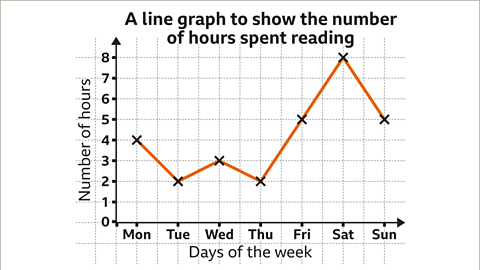
#> input picture images/graph0.png, 480 x 270 px, given in place of graph0.png.png, which was not available
$ python main.py images/graph0.png   (older library calls are emulated)
#> lines starting #> are read from the running program, lines starting #| are printed output that depends on the picture; after the words box and inside, x2 and y2 are one past the last pixel; in counts of white or black regions, pixels touching at a corner belong together; pictures that were not available may be replaced by others from this repository, and a replacement may not be noted
### preprocess.py
import cv2
import numpy as np

def preprocess_image(image_path):
    image = cv2.imread(image_path)
    gray = cv2.cvtColor(image, cv2.COLOR_BGR2GRAY)

    gradient_variation = compute_gradient_variation(gray)
    if (gradient_variation > 200):
        blurred = cv2.GaussianBlur(gray, (3, 3), 0)
    elif (gradient_variation > 100):
        blurred = cv2.bilateralFilter(gray, 19, 75, 75)
    else:
        blurred = gray

    edges = cv2.Canny(blurred, 100, 150)
    return image, edges

def compute_gradient_variation(gray):
    # Compute Sobel gradients in X and Y directions
    Gx = cv2.Sobel(gray, cv2.CV_64F, 1, 0, ksize=3)
    Gy = cv2.Sobel(gray, cv2.CV_64F, 0, 1, ksize=3)

    # Compute gradient magnitude and std
    gradient_magnitude = np.sqrt(Gx**2 + Gy**2)
    gradient_std = np.std(gradient_magnitude)

    return gradient_std

### axisDetection.py
import cv2
import numpy as np

def detect_axes(edges, original_image):
    lines = cv2.HoughLinesP(image=edges, rho=1, theta=np.pi / 180, threshold=100, minLineLength=150, maxLineGap=10)

    if lines is not None:
        lines = remove_full_image_lines(lines, original_image.shape)
        horizontal_lines, vertical_lines = filter_lines_using_slope(lines)
        horizontal_lines, vertical_lines = filter_border_lines(horizontal_lines, vertical_lines, original_image.shape)
        x_axis, y_axis = get_axes(horizontal_lines, vertical_lines)
        origin = find_intersection(x_axis, y_axis)
        draw_axes_and_origin(original_image, x_axis, y_axis, origin)

    return original_image

def remove_full_image_lines(lines, image_shape):
    height, width = image_shape[:2]
    filtered_lines = []

    for line in lines:
        x1, y1, x2, y2 = line[0]

        # Ignore horizontal lines spanning the full width
        if not (x1 == 0 and x2 == width - 1):
            # Ignore vertical lines spanning the full height
            if not (y1 == 0 and y2 == height - 1):
                filtered_lines.append(line)

    return filtered_lines

def filter_lines_using_slope(lines):
    horizontal_lines = []
    vertical_lines = []

    for line in lines:
        x1, y1, x2, y2 = line[0]
        slope = (y2 - y1) / (x2 - x1) if x2 - x1 != 0 else float('inf')

        if abs(slope) < 0.1:
            horizontal_lines.append(line[0])
        elif abs(slope) > 10:
            vertical_lines.append(line[0])

    return horizontal_lines, vertical_lines

def filter_border_lines(horizontal_lines, vertical_lines, image_shape, border_threshold=10):
    height, width = image_shape[:2]
    filtered_horizontal_lines = []
    filtered_vertical_lines = []

    for line in horizontal_lines:
        x1, y1, x2, y2 = line
        if (
            y1 > border_threshold and y2 > border_threshold and  # Not near top
            y1 < height - border_threshold and y2 < height - border_threshold  # Not near bottom
        ):
            filtered_horizontal_lines.append(line)

    for line in vertical_lines:
        x1, y1, x2, y2 = line
        if (
            x1 > border_threshold and x2 > border_threshold and  # Not near left
            x1 < width - border_threshold and x2 < width - border_threshold  # Not near right
        ):
            filtered_vertical_lines.append(line)

    return filtered_horizontal_lines, filtered_vertical_lines

def get_axes(horizontal_lines, vertical_lines):
    x_axis, y_axis = None, None
    if horizontal_lines:
        x_axis = max(horizontal_lines, key=lambda line: line[2] - line[0])
    if vertical_lines:
        y_axis = max(vertical_lines, key=lambda line: line[3] - line[1])

    return x_axis, y_axis

def find_intersection(x_axis, y_axis):
    if x_axis is None or y_axis is None:
        return None

    x1, y1, x2, y2 = x_axis
    x3, y3, x4, y4 = y_axis

    # Solve system of equations for line intersection
    denominator = (x1 - x2) * (y3 - y4) - (y1 - y2) * (x3 - x4)

    # Calculate intersection point
    px = ((x1 * y2 - y1 * x2) * (x3 - x4) - (x1 - x2) * (x3 * y4 - y3 * x4)) / denominator
    py = ((x1 * y2 - y1 * x2) * (y3 - y4) - (y1 - y2) * (x3 * y4 - y3 * x4)) / denominator

    return int(px), int(py)

def draw_axes_and_origin(original_image, x_axis, y_axis, origin):
    if x_axis is not None:
        cv2.line(original_image, (x_axis[0], x_axis[1]), (x_axis[2], x_axis[3]), (0, 255, 0), 2)
    if y_axis is not None:
        cv2.line(original_image, (y_axis[0], y_axis[1]), (y_axis[2], y_axis[3]), (0, 255, 0), 2)
    if origin is not None:
        cv2.circle(original_image, origin, 5, (0, 0, 255), -1)
        cv2.putText(original_image, "Origin", (origin[0] + 5, origin[1] - 5), cv2.FONT_HERSHEY_SIMPLEX, 1, (0, 0, 255), 2)

### displayImages.py
import matplotlib.pyplot as plt
import cv2

def displayImage(original_image, preprocessed_image, axes_image):
    plt.figure(figsize=(20, 10))

    plt.subplot(2, 2, 1)
    plt.title("Original Image")
    plt.imshow(cv2.cvtColor(original_image, cv2.COLOR_BGR2RGB))
    plt.axis("off")

    plt.subplot(2, 2, 2)
    plt.title("Preprocessed Image")
    plt.imshow(preprocessed_image, cmap="gray")
    plt.axis("off")

    plt.subplot(2, 2, 3)
    plt.title("Detected Axes")
    plt.imshow(cv2.cvtColor(axes_image, cv2.COLOR_BGR2RGB))
    plt.axis("off")

    plt.show()

### main.py
import sys

from preprocess import preprocess_image
from axisDetection import detect_axes
from displayImages import displayImage

def main(image_path):
    # Step 1: Preprocess the image
    original_image, preprocessed_image = preprocess_image(image_path)
#> in preprocess_image, image is the input picture: shape (270, 480, 3); mean B, G, R 240.2, 240.9, 242.1
#> in compute_gradient_variation, `Gx = cv2.Sobel(gray, cv2.CV_64F, 1, 0, ksize=3)`:
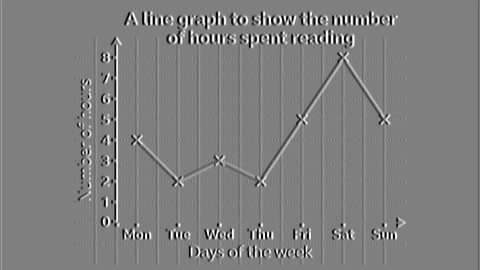
#> Gx: shape (270, 480) float64; min -1020, max 1020, mean 0; drawn with min black and max white
#> in compute_gradient_variation, `Gy = cv2.Sobel(gray, cv2.CV_64F, 0, 1, ksize=3)`:
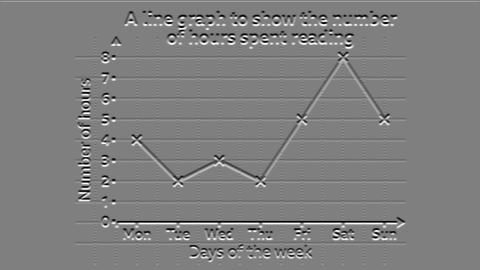
#> Gy: shape (270, 480) float64; min -1020, max 1020, mean 1; drawn with min black and max white
#> in compute_gradient_variation, `gradient_magnitude = np.sqrt(Gx**2 + Gy**2)`:
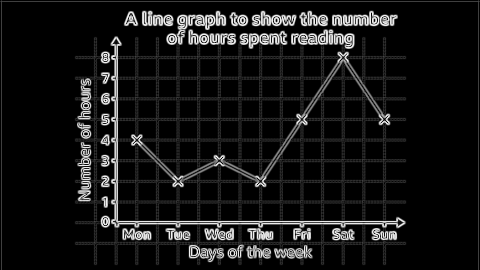
#> gradient_magnitude: shape (270, 480) float64; min 0, max 1077.9, mean 91.9; drawn with min black and max white
#> in compute_gradient_variation, `gradient_std = np.std(gradient_magnitude)`: gradient_std = 218.2
#> in preprocess_image, `blurred = cv2.GaussianBlur(gray, (3, 3), 0)`:
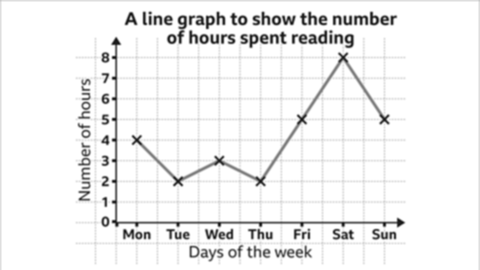
#> blurred: shape (270, 480); min 18, max 255, mean 241.3
#> in preprocess_image, `edges = cv2.Canny(blurred, 100, 150)`:
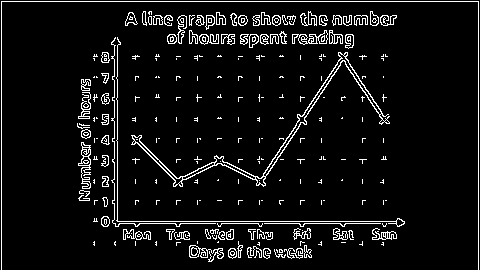
#> edges: shape (270, 480); 6.5% white in thin lines or dots

    # Step 2: Detect axes
    axes_image = detect_axes(preprocessed_image, original_image.copy())
#> in detect_axes, `lines = cv2.HoughLinesP(image=edges, rho=1, theta=np.pi / 180, thresho..`: lines = 13 rows, first 6: [1, 1, 478, 1], [1, 269, 1, 2], [93, 221, 404, 221], [478, 269, 478, 2], [101, 223, 404, 223], [117, 226, 117, 37]
#> the loop in remove_full_image_lines, `for line in lines:` made 13 passes
#> (x1, y1, x2, y2) on passes 1 to 12: (1, 1, 478, 1), (1, 269, 1, 2), (93, 221, 404, 221), (478, 269, 478, 2), (101, 223, 404, 223), (117, 226, 117, 37), (114, 219, 114, 38), (127, 18, 395, 18), (125, 24, 393, 24), (128, 15, 396, 15), (169, 34, 352, 34), (168, 43, 353, 43)
#> after the loop in remove_full_image_lines, `for line in lines:`: filtered_lines = 13 items, first 6: [[1, 1, 478, 1]], [[1, 269, 1, 2]], [[93, 221, 404, 221]], [[478, 269, 478, 2]], [[101, 223, 404, 223]], [[117, 226, 117, 37]]
#> in detect_axes, `lines = remove_full_image_lines(lines, original_image.shape)`: lines has the same summary as filtered_lines in remove_full_image_lines
#> the loop in filter_lines_using_slope, `for line in lines:` made 13 passes
#> (x1, y1, x2, y2, slope) on passes 1 to 12: (1, 1, 478, 1, 0), (1, 269, 1, 2, inf), (93, 221, 404, 221, 0), (478, 269, 478, 2, inf), (101, 223, 404, 223, 0), (117, 226, 117, 37, inf), (114, 219, 114, 38, inf), (127, 18, 395, 18, 0), (125, 24, 393, 24, 0), (128, 15, 396, 15, 0), (169, 34, 352, 34, 0), (168, 43, 353, 43, 0)
#> after the loop in filter_lines_using_slope, `for line in lines:`: horizontal_lines = [[1, 1, 478, 1], [93, 221, 404, 221], [101, 223, 404, 223], [127, 18, 395, 18], [125, 24, 393, 24], [128, 15, 396, 15], [169, 34, 352, 34], [168, 43, 353, 43], [125, 22, 393, 22]]; vertical_lines = [[1, 269, 1, 2], [478, 269, 478, 2], [117, 226, 117, 37], [114, 219, 114, 38]]
#> the loop in filter_border_lines, `for line in horizontal_lines:` made 9 passes
#> after the loop in filter_border_lines, `for line in horizontal_lines:`: filtered_horizontal_lines = [[93, 221, 404, 221], [101, 223, 404, 223], [127, 18, 395, 18], [125, 24, 393, 24], [128, 15, 396, 15], [169, 34, 352, 34], [168, 43, 353, 43], [125, 22, 393, 22]]
#> the loop in filter_border_lines, `for line in vertical_lines:` made 4 passes
#> after the loop in filter_border_lines, `for line in vertical_lines:`: filtered_vertical_lines = [[117, 226, 117, 37], [114, 219, 114, 38]]
#> in detect_axes, `horizontal_lines, vertical_lines = filter_border_lines(horizontal_line..`: horizontal_lines has the same summary as filtered_horizontal_lines in filter_border_lines
#> in get_axes, `x_axis = max(horizontal_lines, key=lambda line: line[2] - line[0])`: x_axis = [93, 221, 404, 221]
#> in get_axes, `y_axis = max(vertical_lines, key=lambda line: line[3] - line[1])`: y_axis = [114, 219, 114, 38]
#> in detect_axes, `x_axis, y_axis = get_axes(horizontal_lines, vertical_lines)`: x_axis = [93, 221, 404, 221]; y_axis = [114, 219, 114, 38]
#> in find_intersection, `x1, y1, x2, y2 = x_axis`: x1 = 93; y1 = 221; x2 = 404; y2 = 221
#> in find_intersection, `x3, y3, x4, y4 = y_axis`: x3 = 114; y3 = 219; x4 = 114; y4 = 38
#> in find_intersection, `denominator = (x1 - x2) * (y3 - y4) - (y1 - y2) * (x3 - x4)`: denominator = -56291
#> in find_intersection, `px = ((x1 * y2 - y1 * x2) * (x3 - x4) - (x1 - x2) * (x3 * y4 - y3 * x4..`: px = 114
#> in find_intersection, `py = ((x1 * y2 - y1 * x2) * (y3 - y4) - (y1 - y2) * (x3 * y4 - y3 * x4..`: py = 221
#> in detect_axes, `origin = find_intersection(x_axis, y_axis)`: origin = (114, 221)
#> in draw_axes_and_origin, `cv2.circle(original_image, origin, 5, (0, 0, 255), -1)`: original_image: shape (270, 480, 3); mean of channels 0, 1, 2 238.2, 241.8, 240.3
#> in draw_axes_and_origin, `cv2.putText(original_image, "Origin", (origin[0] + 5, origin[1] - 5), ..`:
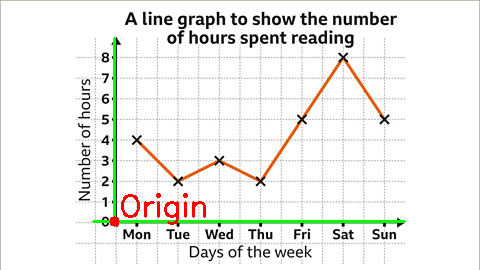
#> original_image: shape (270, 480, 3); mean of channels 0, 1, 2 237, 240.5, 240.4; drawn as B, G, R

    # Step 3: Display all images side by side
    displayImage(original_image, preprocessed_image, axes_image)
#> in displayImage, `plt.show()`:
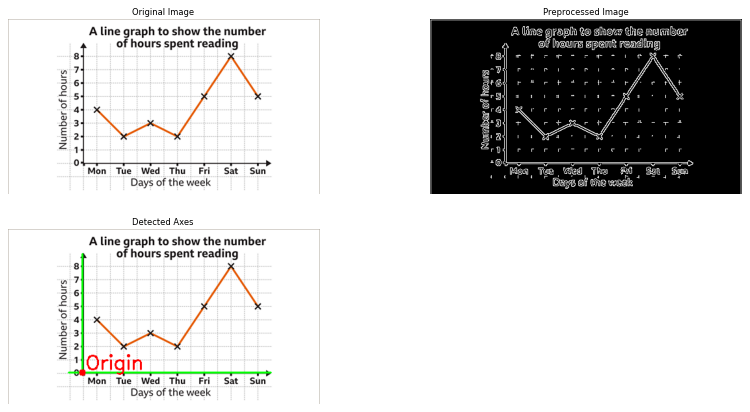
#> figure drawn by matplotlib, 3 panels

if __name__ == "__main__":
    if len(sys.argv) != 2:
        print("Image number not entered")
        sys.exit()

    image_path = f"images/graph{sys.argv[1]}.png"
    main(image_path)

$ run again, on images/graph4.png
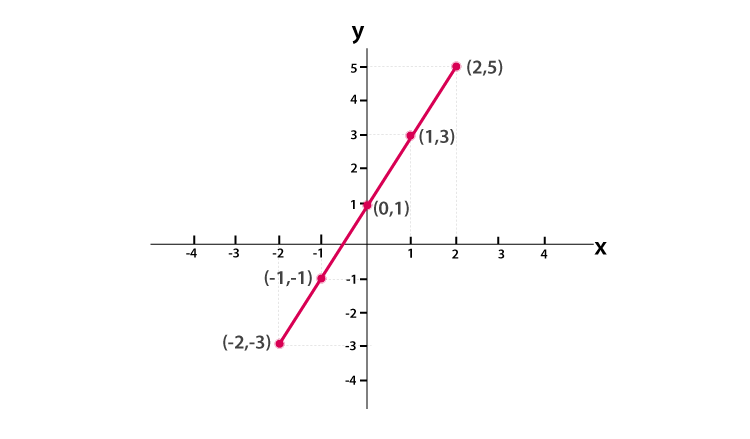
#> input picture images/graph4.png, 750 x 439 px, given in place of graph4.png.png, which was not available
#> in preprocess_image, image is the input picture: shape (439, 750, 3); mean B, G, R 252.6, 252.3, 253.1
#> gradient_std = 98.81
#> in preprocess_image, `edges = cv2.Canny(blurred, 100, 150)`:
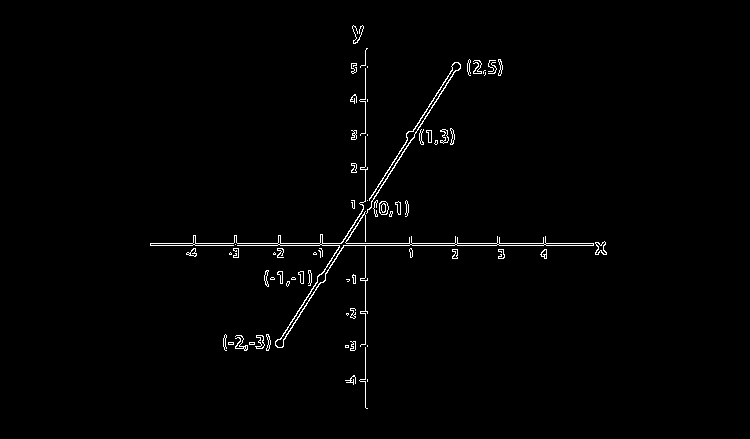
#> edges: shape (439, 750); 1.2% white in thin lines or dots, all inside (x1, y1, x2, y2) = (150, 25, 607, 409)
#> in detect_axes, `lines = cv2.HoughLinesP(image=edges, rho=1, theta=np.pi / 180, thresho..`: lines = [[150, 245, 604, 245], [150, 243, 605, 243], [365, 407, 365, 50], [334, 253, 458, 62], [334, 261, 446, 83], [275, 345, 389, 169], [292, 327, 402, 152]]
#> the loop in remove_full_image_lines, `for line in lines:` made 7 passes
#> after the loop in remove_full_image_lines, `for line in lines:`: filtered_lines = [[[150, 245, 604, 245]], [[150, 243, 605, 243]], [[365, 407, 365, 50]], [[334, 253, 458, 62]], [[334, 261, 446, 83]], [[275, 345, 389, 169]], [[292, 327, 402, 152]]]
#> in detect_axes, `lines = remove_full_image_lines(lines, original_image.shape)`: lines has the same summary as filtered_lines in remove_full_image_lines
#> the loop in filter_lines_using_slope, `for line in lines:` made 7 passes
#> (x1, y1, x2, y2, slope) on passes 1 to 7: (150, 245, 604, 245, 0), (150, 243, 605, 243, 0), (365, 407, 365, 50, inf), (334, 253, 458, 62, -1.54), (334, 261, 446, 83, -1.59), (275, 345, 389, 169, -1.54), (292, 327, 402, 152, -1.59)
#> after the loop in filter_lines_using_slope, `for line in lines:`: horizontal_lines = [[150, 245, 604, 245], [150, 243, 605, 243]]; vertical_lines = [[365, 407, 365, 50]]
#> in detect_axes, `horizontal_lines, vertical_lines = filter_lines_using_slope(lines)`: horizontal_lines = [[150, 245, 604, 245], [150, 243, 605, 243]]; vertical_lines = [[365, 407, 365, 50]]
#> the loop in filter_border_lines, `for line in horizontal_lines:` made 2 passes
#> after the loop in filter_border_lines, `for line in horizontal_lines:`: filtered_horizontal_lines = [[150, 245, 604, 245], [150, 243, 605, 243]]
#> the loop in filter_border_lines, `for line in vertical_lines:` made 1 pass
#> after the loop in filter_border_lines, `for line in vertical_lines:`: filtered_vertical_lines = [[365, 407, 365, 50]]
#> in get_axes, `x_axis = max(horizontal_lines, key=lambda line: line[2] - line[0])`: x_axis = [150, 243, 605, 243]
#> in get_axes, `y_axis = max(vertical_lines, key=lambda line: line[3] - line[1])`: y_axis = [365, 407, 365, 50]
#> in detect_axes, `x_axis, y_axis = get_axes(horizontal_lines, vertical_lines)`: x_axis = [150, 243, 605, 243]; y_axis = [365, 407, 365, 50]
#> in find_intersection, `x1, y1, x2, y2 = x_axis`: x1 = 150; y1 = 243; x2 = 605; y2 = 243
#> x3 = 365; y3 = 407; x4 = 365; y4 = 50
#> denominator = -162435
#> px = 365
#> py = 243
#> origin = (365, 243)
#> in displayImage, `plt.show()`:
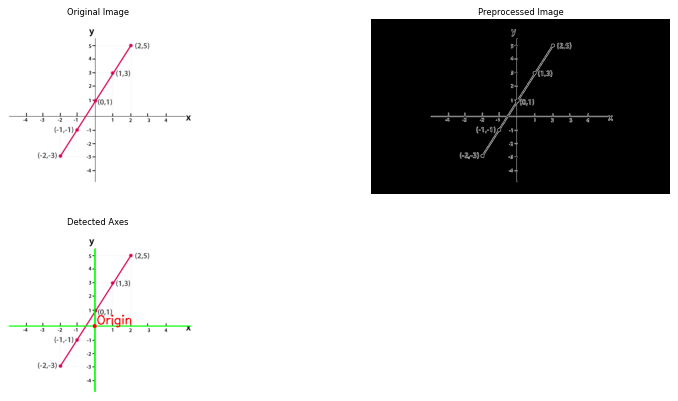
#> figure drawn by matplotlib, 3 panels
